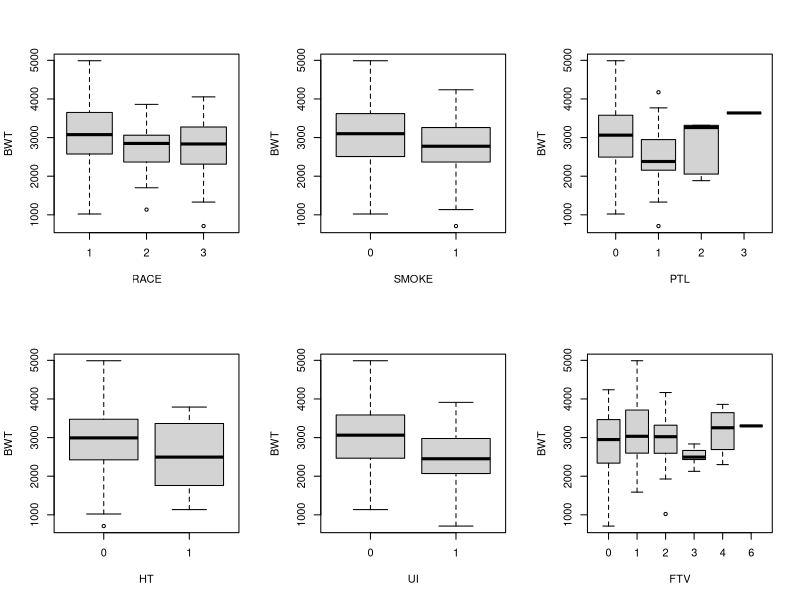
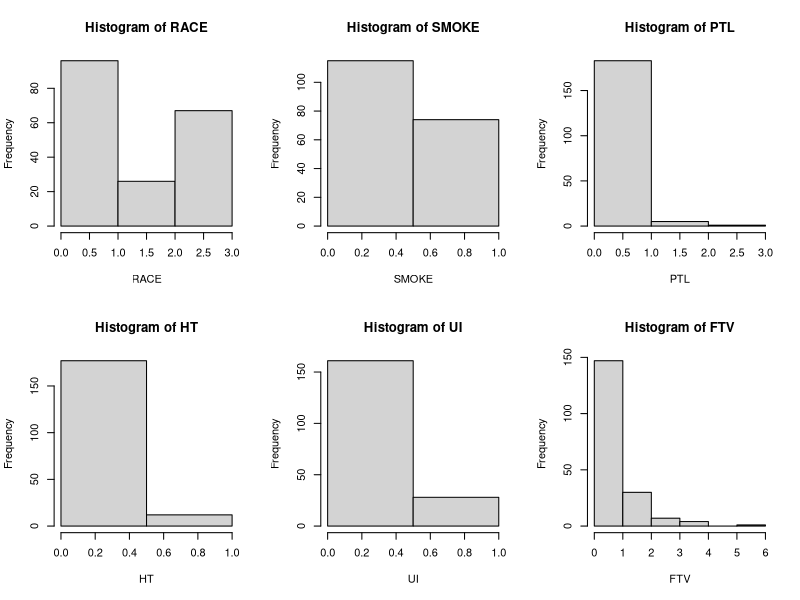
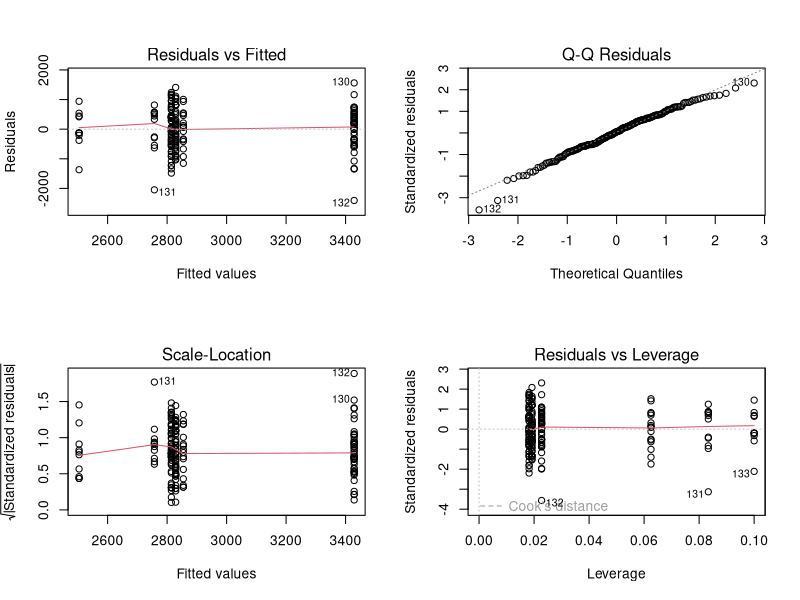
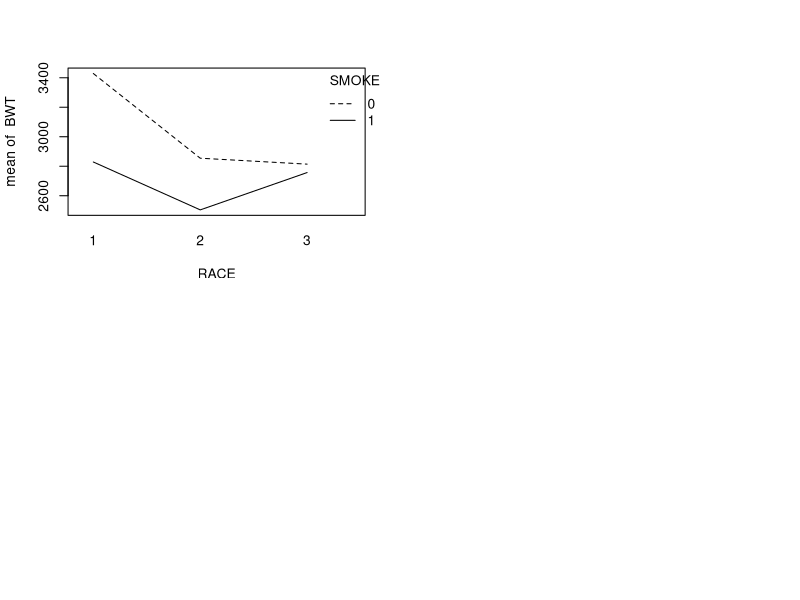

These figures' R source, in order:
library(readxl)
library(dplyr)
library(tseries)
library(car)
#AGE   = wiek matki (w latach)
#LWT   = Weight in Pounds at the Last Menstrual Period
#RACE  = rasa (1 = biała, 2 = czarna, 3 = inna)
#SMOKE = palenie w trakcie ciąży (1 = tak, 0 = nie)
#PTL   = liczba wcześniejszych przedwczesnych porodów (0, 1,...)
#HT    = nadciśnienie (1 = tak, 0 = nie)
#UI    = presence of uterine irritability
#FTV   = liczba wizyt u lekarza w pierwszym trymestrze ciąży (0, 1, 2,...)
#BWT   = waga urodzonego dziecka (w gramach)


data <- read_xls("urodzenia.xls")

summary(data) 
attach(data)
#normalność rozkłądu zmiennej zależnej
shapiro.test(BWT)
jarque.bera.test(BWT)
#jest normalnie

attach(data)
par(mfrow = c(2,3))
boxplot(BWT ~ RACE, xlab = "RACE", ylab = "BWT")
boxplot(BWT ~ SMOKE, xlab = "SMOKE", ylab = "BWT")
boxplot(BWT ~ PTL, xlab = "PTL", ylab = "BWT")  # odrzucam
boxplot(BWT ~ HT, xlab = "HT", ylab = "BWT")
boxplot(BWT ~ UI, xlab = "UI", ylab = "BWT")
boxplot(BWT ~ FTV, xlab = "FTV", ylab = "BWT")

par(mfrow = c(2,3))
hist(RACE, breaks = c(0, 1, 2, 3))
hist(SMOKE, breaks = 2)
hist(PTL, breaks = 4)
hist(HT, breaks = 2)
hist(UI, breaks = 2)
hist(FTV, breaks = 6)

a <- NULL
b <- NULL
for (x in 1:3) {
  a[x] <- shapiro.test(data$BWT[which(data$RACE == x)])$p.value
  a[x+3] <- jarque.bera.test(data$BWT[which(data$RACE == x)])$p.value
  if(x < 3)
  {
    b[x] <- shapiro.test(data$BWT[which(data$SMOKE == x - 1)])$p.value
    b[x+2] <- jarque.bera.test((data$BWT[which(data$SMOKE == x - 1)]))$p.value
  }
}
#w każdej z podgrup nie ma przesłanek do odrzucenia hipotezy o normalnośći rozkładu
mean(a < 0.05)
mean(b < 0.05)

library(psych)
#describeBy(BWT, RACE)
describeBy(BWT, FTV)


bartlett.test(BWT ~ RACE)
bartlett.test(BWT ~ SMOKE)

leveneTest(BWT, as.factor(RACE))
leveneTest(BWT, as.factor(SMOKE))
#oba testy nie wskazują aby wariancje w grupach były istotnie 

data$RACE <- as.factor(data$RACE)
data$SMOKE <- as.factor(data$SMOKE)

fit <- aov(BWT ~ RACE * SMOKE, data)
fit_s <- summary(fit)

str(fit)
par(mfrow = c(2, 2))
plot(fit)

#nie ma interakcji pomiędzy zmiennymi 
interaction.plot(RACE, SMOKE, BWT)



TukeyHSD(fit)


tapply(BWT, SMOKE, shapiro.test)














